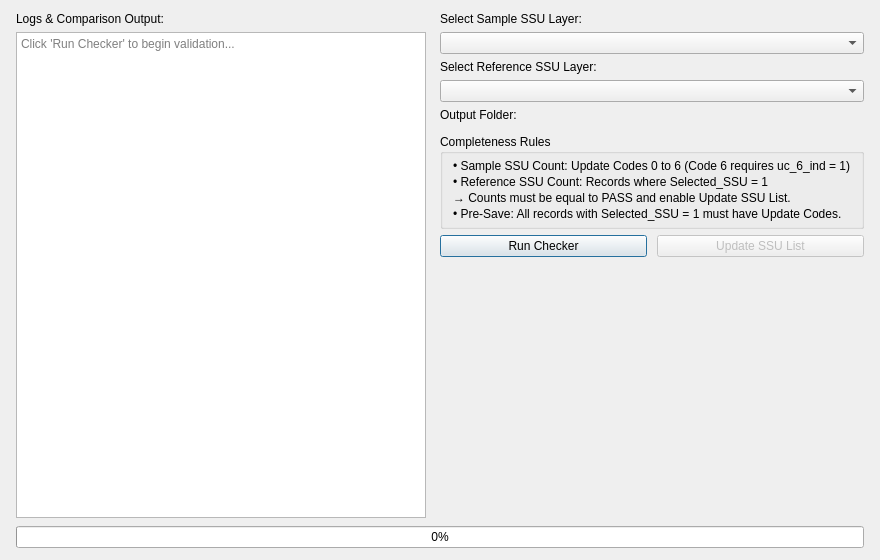
<?xml version="1.0" encoding="UTF-8"?>
<ui version="4.0">
 <class>CompletenessCheckerDialog</class>
 <widget class="QDialog" name="CompletenessCheckerDialog">
  <property name="geometry">
   <rect>
    <x>0</x>
    <y>0</y>
    <width>880</width>
    <height>560</height>
   </rect>
  </property>
  <property name="minimumSize">
   <size>
    <width>0</width>
    <height>0</height>
   </size>
  </property>
  <property name="windowTitle">
   <string>GeoFASU_Ori - Completeness Checker</string>
  </property>
  <layout class="QVBoxLayout" name="rootLayout">
   <property name="spacing">
    <number>8</number>
   </property>
   <property name="leftMargin">
    <number>16</number>
   </property>
   <property name="topMargin">
    <number>12</number>
   </property>
   <property name="rightMargin">
    <number>16</number>
   </property>
   <property name="bottomMargin">
    <number>12</number>
   </property>
   <item>
    <layout class="QHBoxLayout" name="mainHorizontalLayout">
     <property name="spacing">
      <number>14</number>
     </property>
     <!-- LEFT COLUMN: Logs & Alerts -->
   <item>
    <layout class="QVBoxLayout" name="leftLayout">
     <property name="spacing">
      <number>6</number>
     </property>
     <item>
      <widget class="QLabel" name="label_logs">
       <property name="text">
        <string>Logs &amp; Comparison Output:</string>
       </property>
      </widget>
     </item>
     <item>
      <widget class="QPlainTextEdit" name="logsTextEdit">
       <property name="readOnly">
        <bool>true</bool>
       </property>
       <property name="placeholderText">
        <string>Click 'Run Checker' to begin validation...</string>
       </property>
      </widget>
     </item>
    </layout>
   </item>
   <!-- RIGHT COLUMN: Controls -->
   <item>
    <layout class="QVBoxLayout" name="rightLayout">
     <property name="spacing">
      <number>6</number>
     </property>
     <item>
      <widget class="QLabel" name="label_sample">
       <property name="text">
        <string>Select Sample SSU Layer:</string>
       </property>
      </widget>
     </item>
     <item>
      <widget class="QComboBox" name="comboxSample"/>
     </item>
     <item>
      <widget class="QLabel" name="label_ref">
       <property name="text">
        <string>Select Reference SSU Layer:</string>
       </property>
      </widget>
     </item>
     <item>
      <widget class="QComboBox" name="comboxRef"/>
     </item>
     <item>
      <widget class="QLabel" name="label_out">
       <property name="text">
        <string>Output Folder:</string>
       </property>
      </widget>
     </item>
     <item>
      <widget class="QgsFileWidget" name="outputDirWidget">
       <property name="storageMode">
        <enum>QgsFileWidget::GetDirectory</enum>
       </property>
      </widget>
     </item>
     <item>
      <widget class="QGroupBox" name="rulesGroupBox">
       <property name="title">
        <string>Completeness Rules</string>
       </property>
       <layout class="QVBoxLayout" name="rulesLayout">
        <property name="spacing">
         <number>2</number>
        </property>
        <property name="leftMargin">
         <number>10</number>
        </property>
        <property name="topMargin">
         <number>5</number>
        </property>
        <property name="rightMargin">
         <number>10</number>
        </property>
        <property name="bottomMargin">
         <number>5</number>
        </property>
        <item>
         <widget class="QLabel" name="rule1">
          <property name="text">
           <string>• Sample SSU Count: Update Codes 0 to 6 (Code 6 requires uc_6_ind = 1)</string>
          </property>
         </widget>
        </item>
        <item>
         <widget class="QLabel" name="rule2">
          <property name="text">
           <string>• Reference SSU Count: Records where Selected_SSU = 1</string>
          </property>
         </widget>
        </item>
        <item>
         <widget class="QLabel" name="rule3">
          <property name="text">
           <string>→ Counts must be equal to PASS and enable Update SSU List.</string>
          </property>
         </widget>
        </item>
        <item>
         <widget class="QLabel" name="rule4">
          <property name="text">
           <string>• Pre-Save: All records with Selected_SSU = 1 must have Update Codes.</string>
          </property>
         </widget>
        </item>
       </layout>
      </widget>
     </item>
     <item>
      <layout class="QHBoxLayout" name="buttonLayout">
       <property name="spacing">
        <number>10</number>
       </property>
       <item>
        <widget class="QPushButton" name="runButton">
         <property name="cursor">
          <cursorShape>PointingHandCursor</cursorShape>
         </property>
         <property name="text">
          <string>Run Checker</string>
         </property>
        </widget>
       </item>
       <item>
        <widget class="QPushButton" name="updateButton">
         <property name="enabled">
          <bool>false</bool>
         </property>
         <property name="cursor">
          <cursorShape>PointingHandCursor</cursorShape>
         </property>
         <property name="text">
          <string>Update SSU List</string>
         </property>
        </widget>
       </item>
      </layout>
     </item>
      <item>
       <spacer name="verticalSpacer">
        <property name="orientation">
         <enum>Qt::Vertical</enum>
        </property>
        <property name="sizeHint" stdset="0">
         <size>
          <width>20</width>
          <height>10</height>
         </size>
        </property>
       </spacer>
      </item>
    </layout>
   </item>
  </layout>
 </item>
 <item>
   <widget class="QProgressBar" name="progressBar">
       <property name="alignment">
        <set>Qt::AlignCenter</set>
       </property>
       <property name="textVisible">
        <bool>true</bool>
       </property>
       <property name="value">
        <number>0</number>
       </property>
      </widget>
  </item>
</layout>
</widget>
<customwidgets>
  <customwidget>
   <class>QgsFileWidget</class>
   <extends>QWidget</extends>
   <header>qgsfilewidget.h</header>
  </customwidget>
 </customwidgets>
 <resources/>
 <connections/>
</ui>
